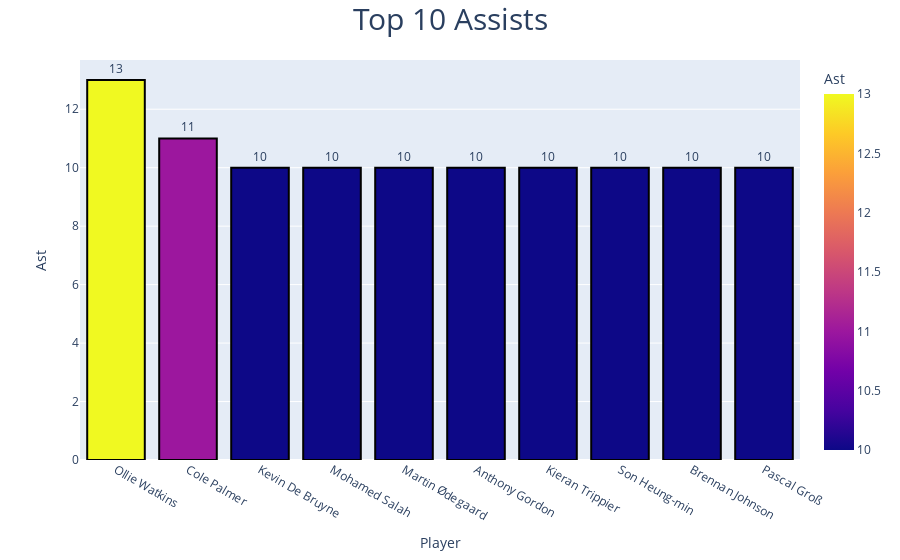

Write notebook code for a chart like this one.
### Code cell
fig = px.bar(data_frame=stat.nlargest(10, 'Ast')[['Player', 'Ast']],
                 x='Player', y='Ast', color='Ast', text='Ast')
fig.update_traces(marker=dict(line=dict(color='#000000', width=2)))
fig.update_layout(title_text='Top 10 Assists',  # Main title for the project
                      title_x=0.5, title_font=dict(size=30))  # Location and the font size of the main title
fig.update_traces(texttemplate='%{text:.2s}', textposition='outside')
fig.show()

### Figure 1 — Plotly figure (JSON) as saved in the notebook; plotly's stock layout.template omitted (floating-point values rounded to 4 significant figures)
{"data": [{"alignmentgroup": "True", "hovertemplate": "Player=%{x}<br>Ast=%{marker.color}<extra></extra>", "legendgroup": "", "marker": {"color": [13.0, 11.0, 10.0, 10.0, 10.0, 10.0, 10.0, 10.0, 10.0, 10.0], "coloraxis": "coloraxis", "line": {"color": "#000000", "width": 2}, "pattern": {"shape": ""}}, "name": "", "offsetgroup": "", "orientation": "v", "showlegend": false, "text": [13.0, 11.0, 10.0, 10.0, 10.0, 10.0, 10.0, 10.0, 10.0, 10.0], "textposition": "outside", "texttemplate": "%{text:.2s}", "type": "bar", "x": ["Ollie Watkins", "Cole Palmer", "Kevin De Bruyne", "Mohamed Salah", "Martin Ødegaard", "Anthony Gordon", "Kieran Trippier", "Son Heung-min", "Brennan Johnson", "Pascal Groß"], "xaxis": "x", "y": [13.0, 11.0, 10.0, 10.0, 10.0, 10.0, 10.0, 10.0, 10.0, 10.0], "yaxis": "y"}], "layout": {"barmode": "relative", "coloraxis": {"colorbar": {"title": {"text": "Ast"}}, "colorscale": [[0.0, "#0d0887"], [0.1111, "#46039f"], [0.2222, "#7201a8"], [0.3333, "#9c179e"], [0.4444, "#bd3786"], [0.5556, "#d8576b"], [0.6667, "#ed7953"], [0.7778, "#fb9f3a"], [0.8889, "#fdca26"], [1.0, "#f0f921"]]}, "legend": {"tracegroupgap": 0}, "margin": {"t": 60}, "title": {"font": {"size": 30}, "text": "Top 10 Assists", "x": 0.5}, "xaxis": {"anchor": "y", "domain": [0.0, 1.0], "title": {"text": "Player"}}, "yaxis": {"anchor": "x", "domain": [0.0, 1.0], "title": {"text": "Ast"}}}}
